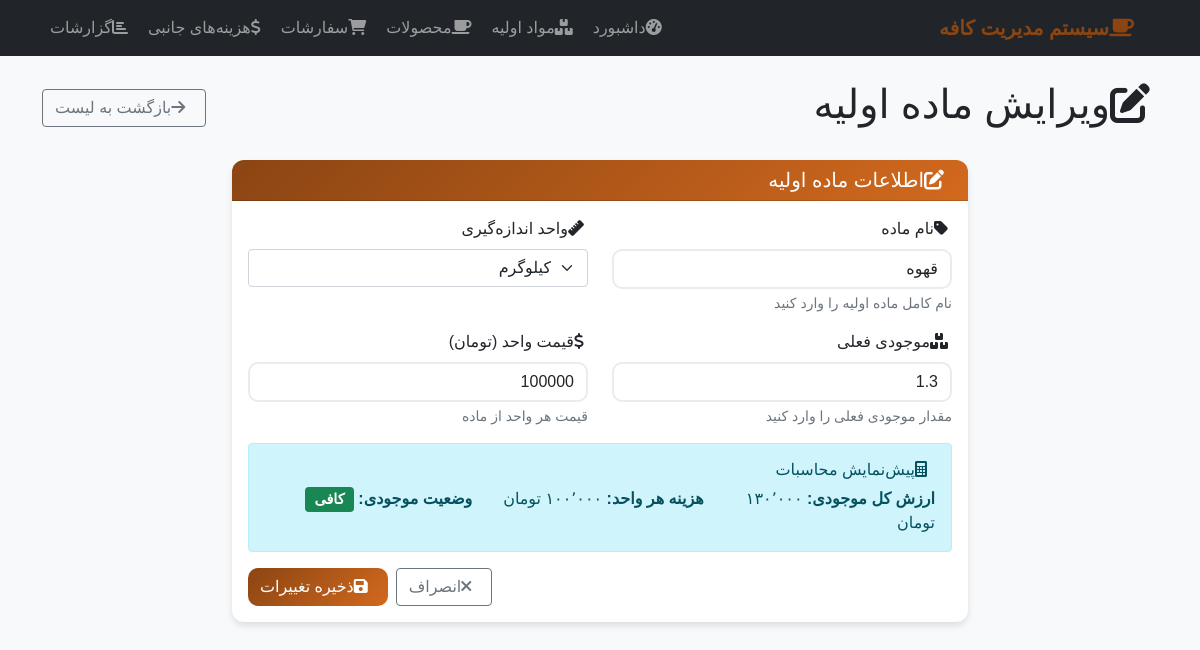
Page /materials/1/edit on the committed database.
### app.py (models this page shows)
class RawMaterial(db.Model):
    id = db.Column(db.Integer, primary_key=True)
    name = db.Column(db.String(100), nullable=False)
    current_stock = db.Column(db.Float, nullable=False)  # stored in grams
    unit_cost = db.Column(db.Float, nullable=False)  # cost per gram
    display_unit = db.Column(db.String(20), default='gram')  # unit for display
    created_at = db.Column(db.DateTime, default=datetime.now)
    @property
    def display_stock(self):
        return convert_from_grams(self.current_stock, self.display_unit)
    @property
    def display_unit_cost(self):
        return self.unit_cost * convert_to_grams(1, self.display_unit)
    @property
    def total_value(self):
        return self.current_stock * self.unit_cost

### app.py (the view, shortened to what this page needs)
@app.route('/materials/<int:id>/edit', methods=['GET', 'POST'])
def edit_material(id):
    material = RawMaterial.query.get_or_404(id)
    return render_template('edit_material.html', material=material)

### app.py (called while the page is built)
def convert_to_grams(amount, unit):
    conversion_factors = {
        'gram': 1,
        'kg': 1000,
        'liter': 1000,  # Assuming 1 liter = 1000 grams (for liquids like milk)
        'ml': 1,        # Assuming 1 ml = 1 gram (for liquids)
        'piece': 1,     # For countable items, treat as 1 gram each
        'pack': 100     # Assuming 1 pack = 100 grams
    }
    return amount * conversion_factors.get(unit, 1)

def convert_from_grams(amount_grams, unit):
    conversion_factors = {
        'gram': 1,
        'kg': 1000,
        'liter': 1000,
        'ml': 1,
        'piece': 1,
        'pack': 100
    }
    return amount_grams / conversion_factors.get(unit, 1)

### templates/edit_material.html (shortened to what this page needs)
{% extends "base.html" %}
{% block content %}
<div class="row">
    <div class="col-12">
        <div class="d-flex justify-content-between align-items-center mb-4">
            <h1>
                <i class="fas fa-edit me-2"></i>ویرایش ماده اولیه
            </h1>
            <a href="{{ url_for('materials') }}" class="btn btn-outline-secondary">
                <i class="fas fa-arrow-right me-2"></i>بازگشت به لیست
            </a>
        </div>
    </div>
</div>
<div class="row">
    <div class="col-md-8 mx-auto">
        <div class="card">
            <div class="card-header">
                <h5 class="mb-0">
                    <i class="fas fa-edit me-2"></i>اطلاعات ماده اولیه
                </h5>
            </div>
            <div class="card-body">
                <form method="POST">
                    <div class="row">
                        <div class="col-md-6 mb-3">
                            <label for="name" class="form-label">
                                <i class="fas fa-tag me-1"></i>نام ماده
                            </label>
                            <input type="text" class="form-control" id="name" name="name"
                                   value="{{ material.name }}" required>
                            <div class="form-text">نام کامل ماده اولیه را وارد کنید</div>
                        </div>
                        <div class="col-md-6 mb-3">
                            <label for="unit" class="form-label">
                                <i class="fas fa-ruler me-1"></i>واحد اندازه‌گیری
                            </label>
                            <select class="form-select" id="unit" name="unit" required>
                                <option value="kg" {{ 'selected' if material.display_unit == 'kg' }}>کیلوگرم</option>
                            </select>
                        </div>
                    </div>
                    <div class="row">
                        <div class="col-md-6 mb-3">
                            <label for="current_stock" class="form-label">
                                <i class="fas fa-boxes me-1"></i>موجودی فعلی
                            </label>
                            <input type="number" class="form-control" id="current_stock"
                                   name="current_stock" step="0.01" min="0"
                                   value="{{ "{:.1f}".format(material.display_stock) }}" required>
                            <div class="form-text">مقدار موجودی فعلی را وارد کنید</div>
                        </div>
                        <div class="col-md-6 mb-3">
                            <label for="unit_cost" class="form-label">
                                <i class="fas fa-dollar-sign me-1"></i>قیمت واحد (تومان)
                            </label>
                            <input type="number" class="form-control" id="unit_cost"
                                   name="unit_cost" step="0.01" min="0"
                                   value="{{ "{:.0f}".format(material.display_unit_cost) }}" required>
                            <div class="form-text">قیمت هر واحد از ماده</div>
                        </div>
                    </div>
                    <div class="row">
                        <div class="col-12">
                            <div class="alert alert-info">
                                <h6 class="alert-heading">
                                    <i class="fas fa-calculator me-2"></i>پیش‌نمایش محاسبات
                                </h6>
                                <div class="row">
                                    <div class="col-md-4">
                                        <strong>ارزش کل موجودی:</strong>
                                        <span id="totalValue">{{ "{:,.0f}".format(material.total_value) }} تومان</span>
                                    </div>
                                    <div class="col-md-4">
                                        <strong>هزینه هر واحد:</strong>
                                        <span id="costPerUnit">{{ "{:,.0f}".format(material.display_unit_cost) }} تومان</span>
                                    </div>
                                    <div class="col-md-4">
                                        <strong>وضعیت موجودی:</strong>
                                        <span id="stockStatus" class="badge bg-{{ 'success' if material.display_stock > 1000 else 'warning' if material.display_stock > 500 else 'danger' }}">
                                        </span>
                                    </div>
                                </div>
                            </div>
                        </div>
                    </div>
                    <div class="row">
                        <div class="col-12">
                            <div class="d-grid gap-2 d-md-flex justify-content-md-end">
                                <button type="button" class="btn btn-outline-secondary me-md-2"
                                        onclick="history.back()">
                                    <i class="fas fa-times me-2"></i>انصراف
                                </button>
                                <button type="submit" class="btn btn-primary">
                                    <i class="fas fa-save me-2"></i>ذخیره تغییرات
                                </button>
                            </div>
                        </div>
                    </div>
                </form>
            </div>
        </div>
    </div>
</div>
{% endblock %}

### templates/base.html (style rules this page uses)
body { font-family: 'Tahoma', sans-serif; background-color: #f8f9fa; }
.card { border: none; border-radius: 15px; box-shadow: 0 4px 6px rgba(0, 0, 0, 0.1); margin-bottom: 20px; }
.card-header { background: linear-gradient(135deg, #8B4513, #D2691E); color: white; border-radius: 15px 15px 0 0 !important; font-weight: bold; }
.btn-primary { background: linear-gradient(135deg, #8B4513, #D2691E); border: none; border-radius: 10px; }
.form-control { border-radius: 10px; border: 2px solid #e9ecef; }
.card { border-radius: 12px; border: none; }
.card-header { border-radius: 12px 12px 0 0 !important; }
.badge { font-size: 0.9em; }
.btn, .form-control, .form-select { transition: all 0.2s ease; }

### rows in the picture
RawMaterial: name "قهوه", current_stock "1.3", unit_cost "100000"
